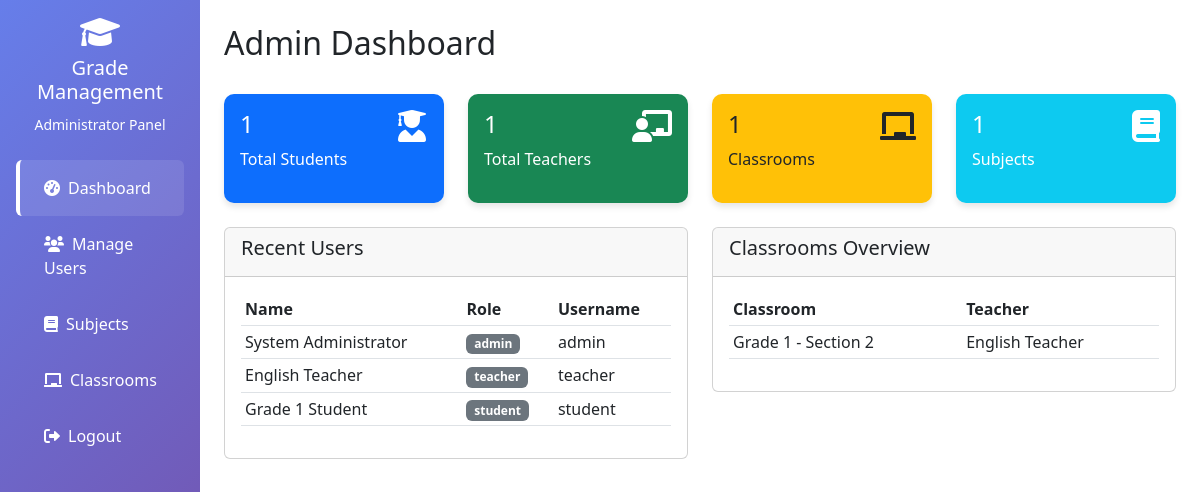
/admin.php (signed in), run on the app's committed database.
### tables this page shows
CREATE TABLE `users` (
  `id` int(11) NOT NULL,
  `username` varchar(50) NOT NULL,
  `password` varchar(255) NOT NULL,
  `email` varchar(100) DEFAULT NULL,
  `role` enum('admin','teacher','student') NOT NULL,
  `first_name` varchar(50) DEFAULT NULL,
  `last_name` varchar(50) DEFAULT NULL,
  `created_at` timestamp NOT NULL DEFAULT current_timestamp()
);

CREATE TABLE `classrooms` (
  `id` int(11) NOT NULL,
  `name` varchar(100) NOT NULL,
  `description` text DEFAULT NULL,
  `teacher_id` int(11) DEFAULT NULL,
  `created_at` timestamp NOT NULL DEFAULT current_timestamp()
);

### admin.php (the view, shortened to what this page needs)
<?php
include 'includes/conn.php';
$total_students = $pdo->query("SELECT COUNT(*) FROM users WHERE role = 'student'")->fetchColumn();
$total_teachers = $pdo->query("SELECT COUNT(*) FROM users WHERE role = 'teacher'")->fetchColumn();
$total_classrooms = $pdo->query("SELECT COUNT(*) FROM classrooms")->fetchColumn();
$total_subjects = $pdo->query("SELECT COUNT(*) FROM subjects")->fetchColumn();
$users = $pdo->query("SELECT * FROM users ORDER BY role, first_name")->fetchAll();
$classrooms = $pdo->query("SELECT c.*, u.first_name, u.last_name
                          FROM classrooms c
                          LEFT JOIN users u ON c.teacher_id = u.id
                          ORDER BY c.name")->fetchAll();
?>
<!DOCTYPE html>
<html lang="en">
<head>
    <link href="https://cdn.jsdelivr.net/npm/bootstrap@5.3.0/dist/css/bootstrap.min.css" rel="stylesheet">
    <link href="https://cdnjs.cloudflare.com/ajax/libs/font-awesome/6.0.0/css/all.min.css" rel="stylesheet">
</head>
<body>
    <div class="container-fluid">
        <div class="row">
            <div class="col-md-3 col-lg-2 sidebar">
                <div class="d-flex flex-column p-3">
                    <div class="text-center mb-4">
                        <i class="fas fa-graduation-cap fa-2x mb-2"></i>
                        <h5>Grade Management</h5>
                        <small>Administrator Panel</small>
                    </div>
                    <ul class="nav nav-pills flex-column">
                        <li class="nav-item">
                            <a class="nav-link active" href="#dashboard" data-bs-toggle="tab">
                                <i class="fas fa-tachometer-alt me-2"></i>Dashboard
                            </a>
                        </li>
                        <li class="nav-item">
                            <a class="nav-link" href="#users" data-bs-toggle="tab">
                                <i class="fas fa-users me-2"></i>Manage Users
                            </a>
                        </li>
                        <li class="nav-item">
                            <a class="nav-link" href="#subjects" data-bs-toggle="tab">
                                <i class="fas fa-book me-2"></i>Subjects
                            </a>
                        </li>
                        <li class="nav-item">
                            <a class="nav-link" href="#classrooms" data-bs-toggle="tab">
                                <i class="fas fa-chalkboard me-2"></i>Classrooms
                            </a>
                        </li>
                        <li class="nav-item">
                            <a class="nav-link" href="logout.php">
                                <i class="fas fa-sign-out-alt me-2"></i>Logout
                            </a>
                        </li>
                    </ul>
                </div>
            </div>
            <div class="col-md-9 col-lg-10 ms-sm-auto px-4 py-4">
                <div class="tab-content">
                    <div class="tab-pane fade show active" id="dashboard">
                        <div class="d-flex justify-content-between align-items-center mb-4">
                            <h2>Admin Dashboard</h2>
                        </div>
                        <div class="row mb-4">
                            <div class="col-md-3">
                                <div class="card stat-card bg-primary text-white">
                                    <div class="card-body">
                                        <div class="d-flex justify-content-between">
                                            <div>
                                                <h4><?php echo $total_students; ?></h4>
                                                <p>Total Students</p>
                                            </div>
                                            <i class="fas fa-user-graduate fa-2x"></i>
                                        </div>
                                    </div>
                                </div>
                            </div>
                            <div class="col-md-3">
                                <div class="card stat-card bg-success text-white">
                                    <div class="card-body">
                                        <div class="d-flex justify-content-between">
                                            <div>
                                                <h4><?php echo $total_teachers; ?></h4>
                                                <p>Total Teachers</p>
                                            </div>
                                            <i class="fas fa-chalkboard-teacher fa-2x"></i>
                                        </div>
                                    </div>
                                </div>
                            </div>
                            <div class="col-md-3">
                                <div class="card stat-card bg-warning text-dark">
                                    <div class="card-body">
                                        <div class="d-flex justify-content-between">
                                            <div>
                                                <h4><?php echo $total_classrooms; ?></h4>
                                                <p>Classrooms</p>
                                            </div>
                                            <i class="fas fa-chalkboard fa-2x"></i>
                                        </div>
                                    </div>
                                </div>
                            </div>
                            <div class="col-md-3">
                                <div class="card stat-card bg-info text-white">
                                    <div class="card-body">
                                        <div class="d-flex justify-content-between">
                                            <div>
                                                <h4><?php echo $total_subjects; ?></h4>
                                                <p>Subjects</p>
                                            </div>
                                            <i class="fas fa-book fa-2x"></i>
                                        </div>
                                    </div>
                                </div>
                            </div>
                        </div>
                        <div class="row">
                            <div class="col-md-6">
                                <div class="card">
                                    <div class="card-header">
                                        <h5>Recent Users</h5>
                                    </div>
                                    <div class="card-body">
                                        <div class="table-responsive">
                                            <table class="table table-sm">
                                                <thead>
                                                    <tr>
                                                        <th>Name</th>
                                                        <th>Role</th>
                                                        <th>Username</th>
                                                    </tr>
                                                </thead>
                                                <tbody>
                                                    <?php foreach(array_slice($users, 0, 5) as $user): ?>
                                                    <tr>
                                                        <td><?php echo $user['first_name'] . ' ' . $user['last_name']; ?></td>
                                                        <td><span class="badge bg-secondary"><?php echo $user['role']; ?></span></td>
                                                        <td><?php echo $user['username']; ?></td>
                                                    </tr>
                                                    <?php endforeach; ?>
                                                </tbody>
                                            </table>
                                        </div>
                                    </div>
                                </div>
                            </div>
                            <div class="col-md-6">
                                <div class="card">
                                    <div class="card-header">
                                        <h5>Classrooms Overview</h5>
                                    </div>
                                    <div class="card-body">
                                        <div class="table-responsive">
                                            <table class="table table-sm">
                                                <thead>
                                                    <tr>
                                                        <th>Classroom</th>
                                                        <th>Teacher</th>
                                                    </tr>
                                                </thead>
                                                <tbody>
                                                    <?php foreach(array_slice($classrooms, 0, 5) as $classroom): ?>
                                                    <tr>
                                                        <td><?php echo $classroom['name']; ?></td>
                                                        <td><?php echo $classroom['first_name'] . ' ' . $classroom['last_name']; ?></td>
                                                    </tr>
                                                    <?php endforeach; ?>
                                                </tbody>
                                            </table>
                                        </div>
                                    </div>
                                </div>
                            </div>
                        </div>
                    </div>
                </div>
            </div>
        </div>
    </div>
</body>
</html>

### admin.php (style rules this page uses)
.sidebar { background: linear-gradient(135deg, #667eea 0%, #764ba2 100%); color: white; min-height: 100vh; padding: 0; }
.sidebar .nav-link { color: white; padding: 1rem 1.5rem; border-left: 4px solid transparent; }
.sidebar .nav-link:hover, .sidebar .nav-link.active { background: rgba(255,255,255,0.1); border-left-color: white; }
.stat-card { border-radius: 10px; border: none; box-shadow: 0 4px 6px rgba(0,0,0,0.1); transition: transform 0.3s; }

### data on the page
users: first_name "System", last_name "Administrator", role "admin", username "admin"
users: first_name "English", last_name "Teacher", role "teacher", username "teacher"
users: first_name "Grade 1", last_name "Student", role "student", username "student"
classrooms: name "Grade 1 - Section 2", teacher.first_name "English", teacher.last_name "Teacher"

### other printed values
$total_students "1"
$total_teachers "1"
$total_classrooms "1"
$total_subjects "1"
